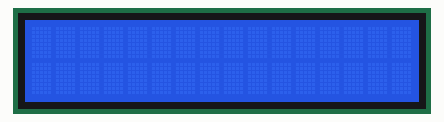
The sketch below on a simulated Arduino Uno, built with avr-gcc and run on an emulated ATmega328P. On the bench: 16×2 character LCD.

Above: at 0.1 s.
At 2.4 s:
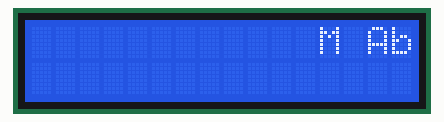
At 4.7 s:
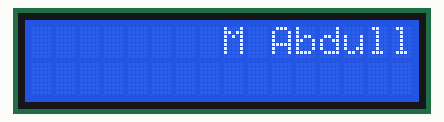
At 9.2 s:
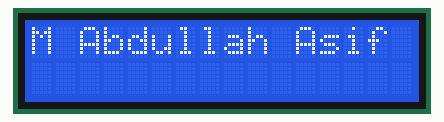
At 13.7 s:
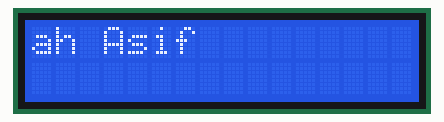
At 18.8 s:
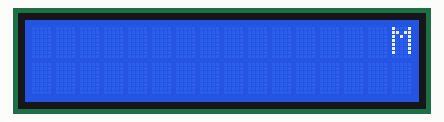

Measured:
- by itself, everything shown: repeats every 18.1 s, in 31 steps
- what the display in image 1 shows lasts 0.6 s, from 2.3 s to 2.9 s

The sketch:

marque.ino
```cpp
#include <Wire.h>
#include <LiquidCrystal_I2C.h>

LiquidCrystal_I2C lcd(0x27, 16, 2);

String message = "M Abdullah Asif";
String scrollText;

void setup()
{
  lcd.begin();
  lcd.backlight();

  // Add spaces equal to screen width before and after
  scrollText = "                " + message + "                ";
}

void loop()
{
  for (int i = 0; i < scrollText.length() - 15; i++)
  {
    lcd.setCursor(0, 0);
    lcd.print(scrollText.substring(i, i + 16));
    delay(550);
  }
}
```
